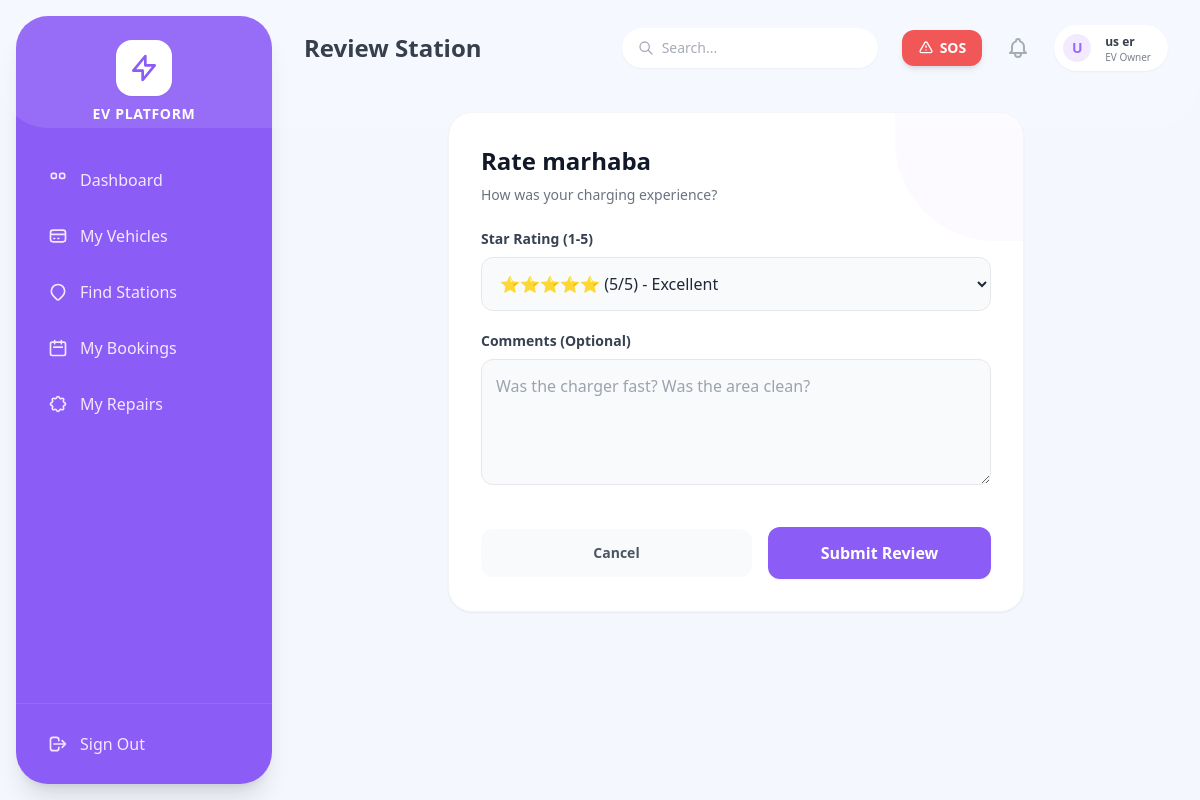
Screenshot of /owner/stations/1/review/ (signed in) with the database file from the repository.
### accounts/models.py (models this page shows, shortened)
class User(AbstractUser):
    class RoleChoices(models.TextChoices):
        ADMIN = 'ADMIN', 'Admin'
        EV_OWNER = 'EV_OWNER', 'EV Owner'
        STATION_OPERATOR = 'STATION_OPERATOR', 'Charging Station Operator'
        SERVICE_CENTER = 'SERVICE_CENTER', 'Service Center'
        DELIVERY_PARTNER = 'DELIVERY_PARTNER', 'Delivery Partner'
    role = models.CharField(max_length=20, choices=RoleChoices.choices, default=RoleChoices.EV_OWNER)
    phone_number = models.CharField(max_length=15, unique=True, blank=True, null=True)
    is_approved = models.BooleanField(default=False)
    email_verified = models.BooleanField(default=False) # For optional email verification

### station/models.py (models this page shows, shortened)
class ChargingStation(models.Model):
    operator = models.OneToOneField(settings.AUTH_USER_MODEL, on_delete=models.CASCADE, related_name='operated_station', null=True, blank=True)
    name = models.CharField(max_length=255)
    location = models.CharField(max_length=255)
    operating_hours = models.CharField(max_length=100, default="24/7")
    status = models.CharField(max_length=20, choices=[('ACTIVE', 'Active'), ('INACTIVE', 'Inactive')], default='ACTIVE')
    base_rate = models.DecimalField(max_digits=6, decimal_places=2, default=10.00, help_text="Base rate per booking/hour")
    is_dynamic_pricing = models.BooleanField(default=False, help_text="Enable automatic surge pricing during peak hours")
    created_at = models.DateTimeField(auto_now_add=True)

### owner/views.py (the view, shortened to what this page needs)
# urls.py: path('stations/<int:station_id>/review/', views.submit_review, name='submit_review'),
@login_required
@role_required('EV_OWNER')
def submit_review(request, station_id):
    station = get_object_or_404(ChargingStation, id=station_id)
    return render(request, 'owner/submit_review.html', {'station': station})

### notifications/context_processors.py (called while the page is built)
def unread_count(request):
    if request.user.is_authenticated:
        count = request.user.notifications.filter(is_read=False).count()
        return {'unread_notifications_count': count}
    return {'unread_notifications_count': 0}

### owner/templates/owner/submit_review.html (shortened to what this page needs)
{% extends 'base.html' %}
{% block header_title %}Review Station{% endblock %}
{% block content %}
<div class="max-w-xl mx-auto bg-white p-8 rounded-[1.5rem] shadow-sm border border-gray-100 relative overflow-hidden">
    <div class="absolute top-0 right-0 w-32 h-32 bg-purple-50 rounded-bl-[100px] z-0 opacity-50"></div>
    <div class="relative z-10">
        <h2 class="text-2xl font-bold text-gray-900 mb-2">Rate {{ station.name }}</h2>
        <p class="text-sm text-gray-500 mb-6">How was your charging experience?</p>
        <form method="post" class="space-y-5">
            <div>
                <label class="block text-sm font-bold text-gray-700 mb-2">Star Rating (1-5)</label>
                <select name="rating" class="w-full p-3.5 bg-gray-50 border border-gray-200 rounded-xl outline-none focus:border-[#8b5cf6] focus:ring-1 focus:ring-[#8b5cf6] transition">
                    <option value="5">⭐⭐⭐⭐⭐ (5/5) - Excellent</option>
                </select>
            </div>
            <div>
                <label class="block text-sm font-bold text-gray-700 mb-2">Comments (Optional)</label>
                <textarea name="comment" rows="4" class="w-full p-3.5 bg-gray-50 border border-gray-200 rounded-xl outline-none focus:border-[#8b5cf6] focus:ring-1 focus:ring-[#8b5cf6] transition" placeholder="Was the charger fast? Was the area clean?"></textarea>
            </div>
            <div class="pt-4 flex items-center space-x-4">
                <a href="{% url 'browse_stations' %}" class="flex-1 text-center px-6 py-3.5 rounded-xl text-sm font-bold text-gray-600 bg-gray-50 hover:bg-gray-100 transition">Cancel</a>
                <button type="submit" class="flex-1 bg-[#8b5cf6] text-white font-bold py-3.5 rounded-xl hover:bg-purple-600 transition shadow-sm">Submit Review</button>
            </div>
        </form>
    </div>
</div>
{% endblock %}

### templates/base.html (shortened to what this page needs)
<!DOCTYPE html>
<html lang="en">
<head>
    <script src="https://cdn.tailwindcss.com"></script>
</head>
<body class="flex h-screen font-sans text-gray-800 antialiased overflow-hidden">
    <aside id="mobile-sidebar" class="fixed md:static inset-y-0 left-0 z-50 w-64 bg-[#8b5cf6] text-white flex flex-col sidebar-hidden md:transform-none md:my-4 md:ml-4 md:rounded-[2rem] shadow-xl overflow-hidden">
        <div class="flex items-center justify-between md:justify-center mt-6 mb-8 px-6 md:px-0 z-10">
            <div class="flex flex-col items-center">
                <div class="bg-white text-[#8b5cf6] p-3 rounded-2xl mb-2 shadow-sm flex items-center justify-center">
                    <svg class="h-8 w-8" fill="none" stroke="currentColor" viewBox="0 0 24 24"><path stroke-linecap="round" stroke-linejoin="round" stroke-width="2" d="M13 10V3L4 14h7v7l9-11h-7z"></path></svg>
                </div>
                <h2 class="font-bold tracking-wider text-sm uppercase hidden md:block">EV Platform</h2>
            </div>
        </div>
        <nav class="flex-1 px-4 overflow-y-auto hide-scrollbar z-10 pb-4">
            <ul class="space-y-2">
                {% if request.user.role == 'EV_OWNER' %}
                <li><a href="{% url 'owner_dashboard' %}" class="flex items-center space-x-3 px-4 py-3 rounded-xl text-purple-100 hover:bg-white hover:bg-opacity-10 transition font-medium"><svg class="w-5 h-5" fill="none" stroke="currentColor" viewBox="0 0 24 24"><path stroke-linecap="round" stroke-linejoin="round" stroke-width="2" d="M4 6a2 2 0 012-2h2a2 2 0 012 2v2a2 2 0 01-2 2H6a2 2 0 01-2-2V6zM14 6a2 2 0 012-2h2a2 2 0 012 2v2a2 2 0 01-2 2h-2a2 2 0 01-2-2V6z"></path></svg><span>Dashboard</span></a></li>
                <li><a href="{% url 'owner_vehicle_list' %}" class="flex items-center space-x-3 px-4 py-3 rounded-xl text-purple-100 hover:bg-white hover:bg-opacity-10 transition font-medium"><svg class="w-5 h-5" fill="none" stroke="currentColor" viewBox="0 0 24 24"><path stroke-linecap="round" stroke-linejoin="round" stroke-width="2" d="M3 10h18M7 15h1m4 0h1m-7 4h12a3 3 0 003-3V8a3 3 0 00-3-3H6a3 3 0 00-3 3v8a3 3 0 003 3z"></path></svg><span>My Vehicles</span></a></li>
                <li><a href="{% url 'browse_stations' %}" class="flex items-center space-x-3 px-4 py-3 rounded-xl text-purple-100 hover:bg-white hover:bg-opacity-10 transition font-medium"><svg class="w-5 h-5" fill="none" stroke="currentColor" viewBox="0 0 24 24"><path stroke-linecap="round" stroke-linejoin="round" stroke-width="2" d="M17.657 16.657L13.414 20.9a1.998 1.998 0 01-2.827 0l-4.244-4.243a8 8 0 1111.314 0z"></path></svg><span>Find Stations</span></a></li>
                <li><a href="{% url 'booking_list' %}" class="flex items-center space-x-3 px-4 py-3 rounded-xl text-purple-100 hover:bg-white hover:bg-opacity-10 transition font-medium"><svg class="w-5 h-5" fill="none" stroke="currentColor" viewBox="0 0 24 24"><path stroke-linecap="round" stroke-linejoin="round" stroke-width="2" d="M8 7V3m8 4V3m-9 8h10M5 21h14a2 2 0 002-2V7a2 2 0 00-2-2H5a2 2 0 00-2 2v12a2 2 0 002 2z"></path></svg><span>My Bookings</span></a></li>
                <li><a href="{% url 'owner_service_dashboard' %}" class="flex items-center space-x-3 px-4 py-3 rounded-xl text-purple-100 hover:bg-white hover:bg-opacity-10 transition font-medium"><span>My Repairs</span></a></li>
                {% endif %}
            </ul>
        </nav>
        <div class="p-4 z-10 border-t border-purple-400 border-opacity-30">
            <form method="post" action="{% url 'logout' %}">
                <button type="submit" class="w-full flex items-center space-x-3 px-4 py-3 rounded-xl text-purple-100 hover:bg-white hover:text-red-500 hover:bg-opacity-10 transition font-medium">
                    <svg class="w-5 h-5" fill="none" stroke="currentColor" viewBox="0 0 24 24"><path stroke-linecap="round" stroke-linejoin="round" stroke-width="2" d="M17 16l4-4m0 0l-4-4m4 4H7m6 4v1a3 3 0 01-3 3H6a3 3 0 01-3-3V7a3 3 0 013-3h4a3 3 0 013 3v1"></path></svg>
                    <span>Sign Out</span>
                </button>
            </form>
        </div>
    </aside>
    <div class="flex-1 flex flex-col h-full overflow-hidden">
        <header class="h-20 bg-transparent flex items-center justify-between px-4 md:px-8 z-10 pt-4 md:pt-6 pb-2">
            <div class="flex items-center">
                <h1 class="text-xl md:text-2xl font-bold text-gray-800 truncate">
                    {% block header_title %}Dashboard{% endblock %}
                </h1>
            </div>
            <div class="flex items-center space-x-3 md:space-x-6">
                <div class="hidden lg:block relative w-64">
                    <input type="text" placeholder="Search..." class="w-full bg-white rounded-full py-2.5 pl-10 pr-4 shadow-sm border-none focus:ring-2 focus:ring-[#8b5cf6] text-sm text-gray-600 outline-none">
                    <svg class="w-4 h-4 text-gray-400 absolute left-4 top-3" fill="none" stroke="currentColor" viewBox="0 0 24 24"><path stroke-linecap="round" stroke-linejoin="round" stroke-width="2" d="M21 21l-6-6m2-5a7 7 0 11-14 0 7 7 0 0114 0z"></path></svg>
                </div>
                {% if request.user.role == 'EV_OWNER' %}
                <form method="post" action="{% url 'trigger_sos' %}" class="inline-block" onsubmit="return confirm('Are you sure you want to trigger an Emergency SOS? This will alert all service centers.');">
                    <button type="submit" class="bg-red-500 text-white px-4 py-2 rounded-xl font-bold text-sm shadow-md hover:bg-red-600 animate-pulse flex items-center transition">
                        <svg class="w-4 h-4 mr-1.5" fill="none" stroke="currentColor" viewBox="0 0 24 24"><path stroke-linecap="round" stroke-linejoin="round" stroke-width="2" d="M12 9v2m0 4h.01m-6.938 4h13.856c1.54 0 2.502-1.667 1.732-3L13.732 4c-.77-1.333-2.694-1.333-3.464 0L3.34 16c-.77 1.333.192 3 1.732 3z"></path></svg>
                        SOS
                    </button>
                </form>
                {% endif %}
                <div class="relative group">
                    <a href="{% url 'notification_list' %}" class="relative p-2 text-gray-400 hover:text-gray-500">
                    </a>
                </div>
                <a href="{% url 'profile_view' %}" class="flex items-center space-x-3 bg-white pl-1.5 pr-4 py-1.5 rounded-full shadow-sm border border-gray-100 hover:bg-purple-50 transition border-transparent hover:border-purple-200 cursor-pointer group">
                    <div class="h-8 w-8 rounded-full bg-purple-100 flex items-center justify-center text-[#8b5cf6] font-bold uppercase text-sm border-2 border-white">
                        {{ request.user.username|make_list|first }}
                    </div>
                    <div class="hidden md:block text-left">
                        <p class="text-xs font-bold text-gray-800 group-hover:text-[#8b5cf6] transition">{{ request.user.get_full_name|default:request.user.username }}</p>
                        <p class="text-[10px] text-gray-500 leading-none mt-0.5">{{ request.user.get_role_display }}</p>
                    </div>
                </a>
            </div>
        </header>
        <main class="flex-1 overflow-x-hidden overflow-y-auto p-4 md:p-8 hide-scrollbar">
            {% block content %}
            {% endblock %}
        </main>
    </div>
</body>
</html>

### templates/base.html (style rules this page uses)
body { font-family: 'Poppins', sans-serif; background-color: #f4f7fe; }
#mobile-sidebar { transition: transform 0.3s ease-in-out; }
.sidebar-hidden { transform: translateX(-100%); }
.hide-scrollbar { -ms-overflow-style: none; scrollbar-width: none; }

### rows the page displays
User: user.username|make_list "U", user.get_full_name "us er", user.role "EV Owner"
ChargingStation: name "marhaba"
